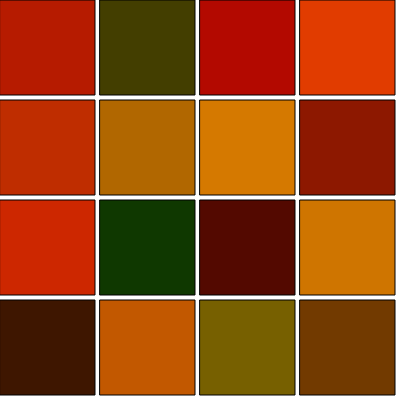
Frame 1 (no input)
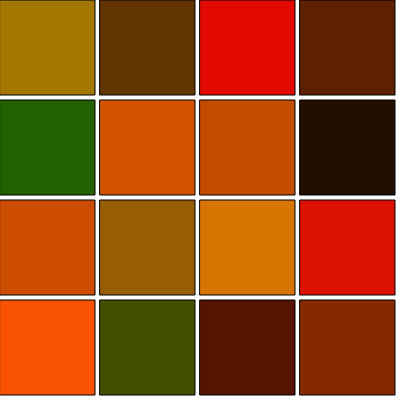
Frame 60 (no input)
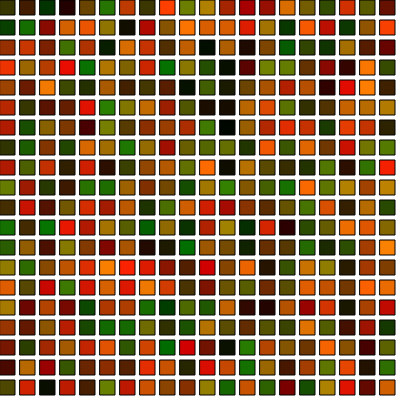
Frame 120 (the mouse pressed at the canvas centre since frame 60)

The p5.js sketch that drew these frames (run headless with seeded random() and noise() and a simulated clock; from frame 60 on, the mouse is pressed at the canvas centre):

// p5.js sketch
// ── sketch.js
let segment;
let aantal = 20;

function setup() {
	createCanvas(400, 400);
}

function draw() {
	background(255);
	aantal = constrain(mouseX / 10.0, 4, 40);
	segment = width / aantal;
	console.log(aantal);
	for (let i = 0; i < aantal; i++) {
		for (let j = 0; j < aantal; j++) {
			fill(random(255), random(130), 0);
			rect(i * segment, j * segment, segment - 5, segment - 5);
		}
	}
}
